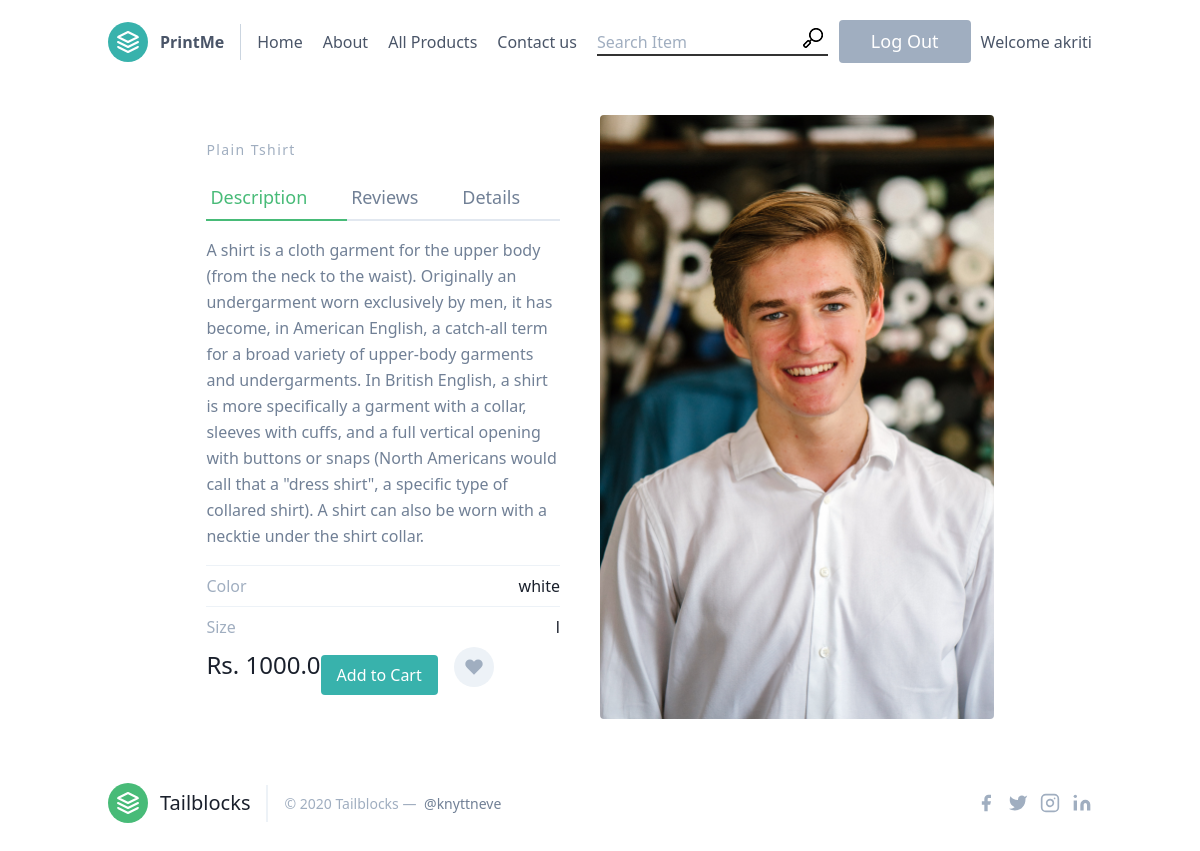
The page /product/3/product_description (signed in) on the database its author committed.
### product/models.py (models this page shows, shortened)
class Product(models.Model):
    name = models.CharField(max_length=100, unique=True)
    description = models.TextField()
    photo = models.ImageField(upload_to='photos/%Y/%m/%d/')
    price = models.FloatField(validators=[minpricevalidator])
    size = models.CharField(max_length=3, blank=True)
    color = models.CharField(max_length=100, blank=True)
    upload_date = models.DateTimeField(default=datetime.now)

### product/views.py (the view)
# urls.py: path('<int:product_id>/product_description',views.product_description,name='product_description'),
def product_description(request,product_id):
    product = get_object_or_404(Product,pk=product_id)
    filtered_orders = Order.objects.filter(owner=request.user.profile, is_ordered=True)
    current_order_products = []
    if filtered_orders.exists():
        user_order = filtered_orders[0]
        user_order_items = user_order.items.all()
        current_order_products = [product.product for product in user_order_items]
    context = {
        'product': product,
        'current_order_products': current_order_products
    }
    return render(request,"product/productDetail.html",context)

### template/product/productDetail.html (shortened to what this page needs)
{% extends 'base.html' %}
{% block content %}
<section class="text-gray-600 body-font overflow-hidden">
  <div class="container px-5 py-24 mx-auto">
    <div class="lg:w-4/5 mx-auto flex flex-wrap">
      <div class="lg:w-1/2 w-full lg:pr-10 lg:py-6 mb-6 lg:mb-0">
        {% if product %}
        <h2 class="text-sm title-font text-gray-500 tracking-widest">{{ product.name }}</h2>
        <div class="flex mb-4">
          <a class="flex-grow text-green-500 border-b-2 border-green-500 py-2 text-lg px-1">Description</a>
          <a class="flex-grow border-b-2 border-gray-300 py-2 text-lg px-1">Reviews</a>
          <a class="flex-grow border-b-2 border-gray-300 py-2 text-lg px-1">Details</a>
        </div>
        <p class="leading-relaxed mb-4">{{ product.description }}</p>
        <div class="flex border-t border-gray-200 py-2">
          <span class="text-gray-500">Color</span>
          <span class="ml-auto text-gray-900">{{ product.color }}</span>
        </div>
        <div class="flex border-t border-gray-200 py-2">
          <span class="text-gray-500">Size</span>
          <span class="ml-auto text-gray-900">{{ product.size }}</span>
        </div>
          <div class="flex">
          <span class="title-font font-medium text-2xl text-gray-900">Rs. {{ product.price }}</span>
                        {% if product in current_order_products %}
                        <button class="lg:mt-2 xl:mt-0 flex-shrink-0 inline-flex text-white bg-indigo-500 border-0 py-2 px-4 focus:outline-none hover:bg-indigo-600 rounded"><a href="{% url 'order:order_details' %}" >Go to Cart</a></button>
                        {% else %}
                        <button class="lg:mt-2 xl:mt-0 flex-shrink-0 inline-flex text-white bg-teal-500 border-0 py-2 px-4 focus:outline-none hover:bg-teal-600 rounded"><a href="{% url 'order:add_to_cart' product.id %}" >Add to Cart</a></button>
                       {% endif %}
          <button class="rounded-full w-10 h-10 bg-gray-200 p-0 border-0 inline-flex items-center justify-center text-gray-500 ml-4">
            <svg fill="currentColor" stroke-linecap="round" stroke-linejoin="round" stroke-width="2" class="w-5 h-5" viewBox="0 0 24 24">
              <path d="M20.84 4.61a5.5 5.5 0 00-7.78 0L12 5.67l-1.06-1.06a5.5 5.5 0 00-7.78 7.78l1.06 1.06L12 21.23l7.78-7.78 1.06-1.06a5.5 5.5 0 000-7.78z"></path>
            </svg>
          </button>
        </div>
      </div>
      <br>
      <img alt="ecommerce" class="lg:w-1/2 w-full lg:h-auto h-64 object-cover object-center rounded" src="{{ product.photo.url }}">
    {% endif %}
    </div>
  </div>
</section>
{% endblock %}

### template/partials/header.html (shortened to what this page needs)
{% load static %}
    <header class="text-gray-700 body-font">
        <div class="container mx-auto flex flex-wrap p-5 flex-col md:flex-row items-center">
            <a class="flex title-font font-medium items-center text-gray-900 mb-4 md:mb-0">
                <svg xmlns="http://www.w3.org/2000/svg" fill="none" stroke="currentColor" stroke-linecap="round" stroke-linejoin="round" stroke-width="2" class="w-10 h-10 text-white p-2 bg-teal-500 rounded-full" viewBox="0 0 24 24">
                    <path d="M12 2L2 7l10 5 10-5-10-5zM2 17l10 5 10-5M2 12l10 5 10-5"></path>
                </svg>
                <span class="ml-3 text-xl"><a href="{% url 'index' %}"><b>PrintMe</b></a></span>
            </a>
            <nav class="md:mr-auto md:ml-4 md:py-1 md:pl-4 md:border-l md:border-gray-400	flex flex-wrap items-center text-base justify-center">
                <a class="mr-5 hover:text-teal-900" href="{% url 'index' %}">Home</a>
                <a class="mr-5 hover:text-teal-900" href="{% url 'about' %}">About</a>
                <a class="mr-5 hover:text-teal-900" href="{% url 'product' %}">All Products</a>
                <a class="mr-5 hover:text-teal-900" href="{% url 'contact' %}">Contact us</a>
                <div class="menu_search">
                    <form action="{% url 'search' %}" id="menu_search_form" class="menu_search_form" method="GET">
                        <input type="text" class="search_input" placeholder="Search Item" name="products" required="required" values="{{ values.products }}">
                        <button class="menu_search_button" style="margin-left: -25px;"><img src="{% static 'images/search.png' %}" alt=""></button>
                    </form>
                </div>
            </nav>
                {% if user.is_authenticated %}
                <a href="javascript:{document.getElementById('logout').submit()}">
                <button class="text-white bg-gray-500 border-0 py-2 px-8 focus:outline-none hover:bg-gray-600 rounded text-lg" style="margin-right:10px" >Log Out</button>
                    </a>
                <br>
          <p>Welcome {{user.username}}</p>
                {% endif %}
        </div>
    </header>

### template/base.html (style rules this page uses)
.search_input, .search_input:focus { border:none; border-bottom: 2px solid #333; }
.py-24 { padding-top: 2rem; padding-bottom: 2rem; }

### rows shown on the page
Product: name "Plain Tshirt", description "A shirt is a cloth garment for the upper body (from the neck to the waist). Originally an undergarment worn exclusively by men, it has become, in American English, a catch-all term for a broad variety of upper-body garments and undergarments. In British English, a shirt is more specifically a garment with a collar, sleeves with cuffs, and a full vertical opening with buttons or snaps (North Americans would call that a \"dress shirt\", a specific type of collared shirt). A shirt can also be worn with a necktie under the shirt collar.", color "white", size "l", price "1000.0", photo (picture)

### other values the page prints
{{ user.username }} "akriti"
